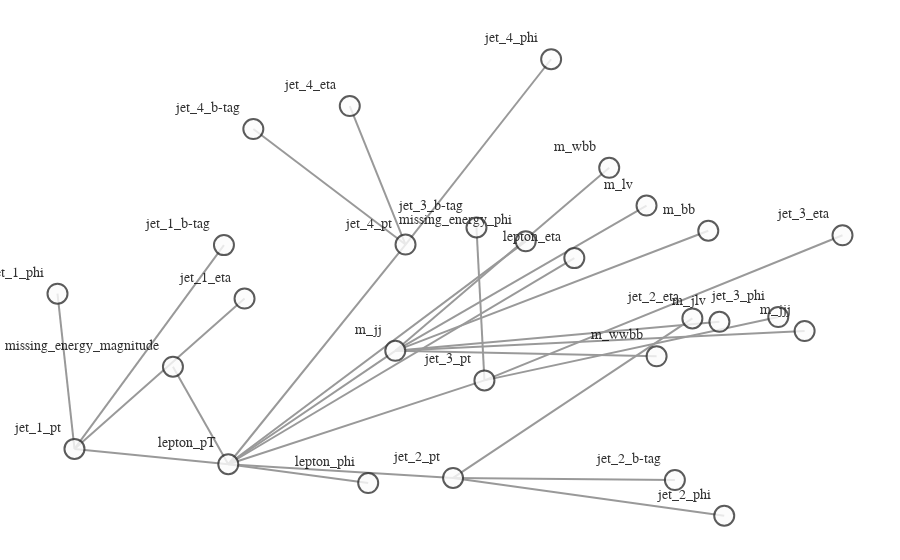

The cell this chart's notebook holds for it:
### Code cell
from torch_geometric.utils import to_networkx, erdos_renyi_graph, barabasi_albert_graph
from higgs_dataloader import HiggsDatasetPyG
import torch

from utils import create_graph


def generate_higgs_exp_graph_edge():
    # Generate a fully connect graph between edge 0 and 5
    fully_connect_physical = erdos_renyi_graph(5, 1.0)
    fully_connect_jet_1 = erdos_renyi_graph(4, 1.0) + 5
    fully_connect_jet_2 = erdos_renyi_graph(4, 1.0) + 9
    fully_connect_jet_3 = erdos_renyi_graph(4, 1.0) + 13
    fully_connect_jet_4 = erdos_renyi_graph(4, 1.0) + 17
    fully_connect_manual_feat = erdos_renyi_graph(7, 1.0) + 21
    connection = torch.tensor([[5, 9, 13, 17, 21], [0, 0, 0, 0, 0]])
    all_edge = torch.cat(
        [fully_connect_physical, fully_connect_jet_1, fully_connect_jet_2, fully_connect_jet_3, fully_connect_jet_4,
         fully_connect_manual_feat, connection], dim=1)
    return all_edge


def generate_higgs_exp_graph_edge_v2():
    # Generate a fully connect graph between edge 0 and 5
    fully_connect_physical = barabasi_albert_graph(5, 4)
    fully_connect_jet_1 = barabasi_albert_graph(4, 3) + 5
    fully_connect_jet_2 = barabasi_albert_graph(4, 3) + 9
    fully_connect_jet_3 = barabasi_albert_graph(4, 3) + 13
    fully_connect_jet_4 = barabasi_albert_graph(4, 3) + 17
    fully_connect_manual_feat = barabasi_albert_graph(7, 6) + 21
    # connectionn = torch.tensor([[5, 9, 13, 17, 21], [0, 0, 0, 0, 0]])
    all_edge = torch.cat(
        [fully_connect_physical, fully_connect_jet_1, fully_connect_jet_2, fully_connect_jet_3, fully_connect_jet_4,
         fully_connect_manual_feat], dim=1)
    return all_edge

def generate_higgs_exp_graph_edge_v3():
    # Generate a fully connect graph between edge 0 and 5
    fully_connect_physical = torch.tensor([[0, 1, 2, 3, 4], [0, 0, 0, 0, 0]])
    fully_connect_jet_1 = torch.tensor([[0, 1, 2, 3], [0, 0, 0, 0]]) + 5
    fully_connect_jet_2 = torch.tensor([[0, 1, 2, 3], [0, 0, 0, 0]]) + 9
    fully_connect_jet_3 = torch.tensor([[0, 1, 2, 3], [0, 0, 0, 0]]) + 13
    fully_connect_jet_4 = torch.tensor([[0, 1, 2, 3], [0, 0, 0, 0]]) + 17
    fully_connect_manual_feat = torch.tensor([[0, 1, 2, 3, 4, 5, 6], [0, 0, 0, 0, 0, 0, 0]]) + 21
    connection = torch.tensor([[5, 9, 13, 17, 21], [0, 0, 0, 0, 0]])
    all_edge = torch.cat(
        [fully_connect_physical, fully_connect_jet_1, fully_connect_jet_2, fully_connect_jet_3, fully_connect_jet_4,
         fully_connect_manual_feat, connection], dim=1)
    return all_edge


csv_file = 'data/HIGGS.csv.gz'
edge_index_hg = generate_higgs_exp_graph_edge_v3()
higgs_dataset_train = HiggsDatasetPyG(csv_file=csv_file, edge_index=edge_index_hg, split='train', drop_feats=False)

first_item = higgs_dataset_train[0]
fig = create_graph(first_item)
fig.show()

### Figure 1 — Plotly figure (JSON) as saved in the notebook; plotly's stock layout.template omitted (floating-point values rounded to 4 significant figures)
{"data": [{"hoverinfo": "none", "line": {"color": "#808080", "width": 2}, "mode": "lines", "opacity": 0.8, "x": [-0.589, -0.589, null, 0.1924, -0.589, null, -0.2731, -0.589, null, -0.714, -0.589, null, 0.08265, -0.589, null, -0.9363, -0.9363, null, -0.9363, -0.589, null, -0.5523, -0.9363, null, -0.9746, -0.9363, null, -0.5988, -0.9363, null, -0.08147, -0.08147, null, -0.08147, -0.589, null, 0.4589, -0.08147, null, 0.5308, -0.08147, null, 0.4194, -0.08147, null, -0.01062, -0.01062, null, -0.01062, -0.589, null, 0.7979, -0.01062, null, 0.6529, -0.01062, null, -0.0286, -0.01062, null, -0.1888, -0.1888, null, -0.1888, -0.589, null, -0.3147, -0.1888, null, 0.14, -0.1888, null, -0.5324, -0.1888, null, -0.2119, -0.2119, null, -0.2119, -0.589, null, 0.7123, -0.2119, null, 0.3554, -0.2119, null, 0.52, -0.2119, null, 0.4948, -0.2119, null, 0.2711, -0.2119, null, 0.3781, -0.2119, null], "y": [-0.6445, -0.6445, null, 0.1925, -0.6445, null, -0.7209, -0.6445, null, -0.2482, -0.6445, null, 0.2607, -0.6445, null, -0.582, -0.582, null, -0.582, -0.6445, null, 0.02846, -0.582, null, 0.04819, -0.582, null, 0.2453, -0.582, null, -0.6999, -0.6999, null, -0.6999, -0.6445, null, -0.05224, -0.6999, null, -0.8535, -0.6999, null, -0.7085, -0.6999, null, -0.3039, -0.3039, null, -0.3039, -0.6445, null, 0.2853, -0.3039, null, -0.04677, -0.3039, null, 0.3169, -0.3039, null, 0.2476, 0.2476, null, 0.2476, -0.6445, null, 0.8098, 0.2476, null, 1.0, 0.2476, null, 0.7166, 0.2476, null, -0.1839, -0.1839, null, -0.1839, -0.6445, null, -0.1036, -0.1839, null, 0.4061, -0.1839, null, -0.06609, -0.1839, null, 0.3037, -0.1839, null, 0.5591, -0.1839, null, -0.2063, -0.1839, null], "type": "scatter"}, {"hoverinfo": "text", "marker": {"color": "#fcfcfc", "colorbar": {"thickness": 15, "title": {"side": "right", "text": ""}, "xanchor": "left"}, "colorscale": [[0.0, "rgb(255,255,217)"], [0.125, "rgb(237,248,177)"], [0.25, "rgb(199,233,180)"], [0.375, "rgb(127,205,187)"], [0.5, "rgb(65,182,196)"], [0.625, "rgb(29,145,192)"], [0.75, "rgb(34,94,168)"], [0.875, "rgb(37,52,148)"], [1.0, "rgb(8,29,88)"]], "line": {"color": "#333333", "width": 2}, "reversescale": false, "showscale": false, "size": 20}, "mode": "markers+text", "opacity": 0.8, "text": ["lepton_pT", "lepton_eta", "lepton_phi", "missing_energy_magnitude", "missing_energy_phi", "jet_1_pt", "jet_1_eta", "jet_1_phi", "jet_1_b-tag", "jet_2_pt", "jet_2_eta", "jet_2_phi", "jet_2_b-tag", "jet_3_pt", "jet_3_eta", "jet_3_phi", "jet_3_b-tag", "jet_4_pt", "jet_4_eta", "jet_4_phi", "jet_4_b-tag", "m_jj", "m_jjj", "m_lv", "m_jlv", "m_bb", "m_wbb", "m_wwbb"], "textfont": {"color": "#000000", "family": "Arial", "size": 14}, "textposition": "top left", "x": [-0.589, 0.1924, -0.2731, -0.714, 0.08265, -0.9363, -0.5523, -0.9746, -0.5988, -0.08147, 0.4589, 0.5308, 0.4194, -0.01062, 0.7979, 0.6529, -0.0286, -0.1888, -0.3147, 0.14, -0.5324, -0.2119, 0.7123, 0.3554, 0.52, 0.4948, 0.2711, 0.3781], "y": [-0.6445, 0.1925, -0.7209, -0.2482, 0.2607, -0.582, 0.02846, 0.04819, 0.2453, -0.6999, -0.05224, -0.8535, -0.7085, -0.3039, 0.2853, -0.04677, 0.3169, 0.2476, 0.8098, 1.0, 0.7166, -0.1839, -0.1036, 0.4061, -0.06609, 0.3037, 0.5591, -0.2063], "type": "scatter"}], "layout": {"autosize": true, "hovermode": "closest", "margin": {"b": 5, "l": 0, "r": 0, "t": 20}, "paper_bgcolor": "rgba(255,255,255,255)", "plot_bgcolor": "rgba(0,0,0,0)", "scene": {"xaxis": {"autorange": true, "showgrid": false, "showline": false, "showticklabels": false, "ticks": "", "visible": false, "zeroline": false}, "yaxis": {"autorange": true, "showgrid": false, "showline": false, "showticklabels": false, "ticks": "", "visible": false, "zeroline": false}, "zaxis": {"autorange": true, "showgrid": false, "showline": false, "showticklabels": false, "ticks": "", "visible": false, "zeroline": false}}, "showlegend": false, "title": {"font": {"size": 16}, "text": ""}, "xaxis": {"autorange": true, "showgrid": false, "showline": false, "showticklabels": false, "ticks": "", "visible": false, "zeroline": false}, "yaxis": {"autorange": true, "showgrid": false, "showline": false, "showticklabels": false, "ticks": "", "visible": false, "zeroline": false}}}
